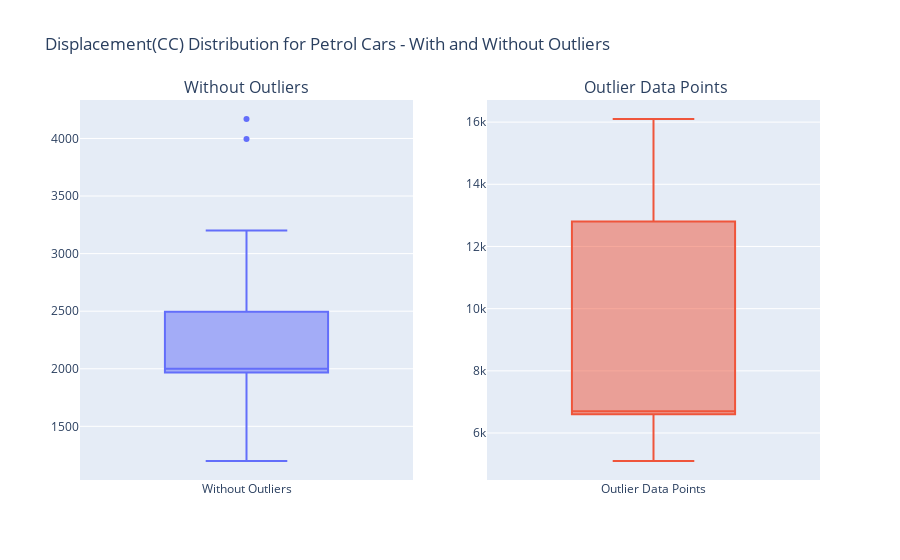

The notebook cell saved with this chart:
### Code cell
fig=make_subplots(rows=1, cols=2, subplot_titles=("Without Outliers", " Outlier Data Points"))
fig.add_trace(go.Box(y=df_diesel_without_outliers["Displacement(CC)"], name="Without Outliers"), row=1, col=1)
fig.add_trace(go.Box(y=df_diesel_outliers["Displacement(CC)"], name="Outlier Data Points"), row=1, col=2)
fig.update_layout(title_text="Displacement(CC) Distribution for Petrol Cars - With and Without Outliers", showlegend=False)

#fig=px.box(data_frame=df_petrol_without_outliers,y="Displacement(CC)",title="Displacement(CC) Distribution for Petrol Cars")
fig.show()

### Figure 1 — Plotly figure (JSON) as saved in the notebook; plotly's stock layout.template omitted (floating-point values rounded to 4 significant figures)
{"data": [{"name": "Without Outliers", "type": "box", "xaxis": "x", "y": [1496.0, 1995.0, 1995.0, 1496.0, 1995.0, 1496.0, 1496.0, 1995.0, 1995.0, 1496.0, 2179.0, 2179.0, 2755.0, 2967.0, 1984.0, 1968.0, 1199.0, 1968.0, 1968.0, 2967.0, 1390.0, 1199.0, 1968.0, 1968.0, 1968.0, 1199.0, 1968.0, 1968.0, 3996.0, 1968.0, 1461.0, 2488.0, 2298.0, 1461.0, 2488.0, 2825.0, 2664.0, 2999.0, 2298.0, 2498.0, 2663.0, 4169.0, 2953.0, 2967.0, 1396.0, 1396.0, 1396.0, 1956.0, 1956.0, 2179.0, 2179.0, 2956.0, 2179.0, 2800.0, 1998.0, 1560.0, 1997.0, 2200.0, 1560.0, 1997.0, 2200.0, 2000.0, 2000.0, 2000.0, 2000.0, 2000.0, 3200.0, 2400.0, 2400.0, 2200.0, 2400.0, 3200.0, 2400.0, 2400.0, 2000.0, 3200.0, 2400.0, 2400.0, 3200.0, 2200.0, 2500.0, 3200.0, 3000.0], "yaxis": "y"}, {"name": "Outlier Data Points", "type": "box", "xaxis": "x2", "y": [5663.0, 6600.0, 6600.0, 6600.0, 6600.0, 6600.0, 6600.0, 13000.0, 16100.0, 12800.0, 13000.0, 12800.0, 12800.0, 12800.0, 7700.0, 5100.0, 6700.0, 6700.0, 6700.0], "yaxis": "y2"}], "layout": {"annotations": [{"font": {"size": 16}, "showarrow": false, "text": "Without Outliers", "x": 0.225, "xanchor": "center", "xref": "paper", "y": 1, "yanchor": "bottom", "yref": "paper"}, {"font": {"size": 16}, "showarrow": false, "text": " Outlier Data Points", "x": 0.775, "xanchor": "center", "xref": "paper", "y": 1, "yanchor": "bottom", "yref": "paper"}], "showlegend": false, "title": {"text": "Displacement(CC) Distribution for Petrol Cars - With and Without Outliers"}, "xaxis": {"anchor": "y", "domain": [0, 0.45]}, "xaxis2": {"anchor": "y2", "domain": [0.55, 1]}, "yaxis": {"anchor": "x", "domain": [0, 1]}, "yaxis2": {"anchor": "x2", "domain": [0, 1]}}}
